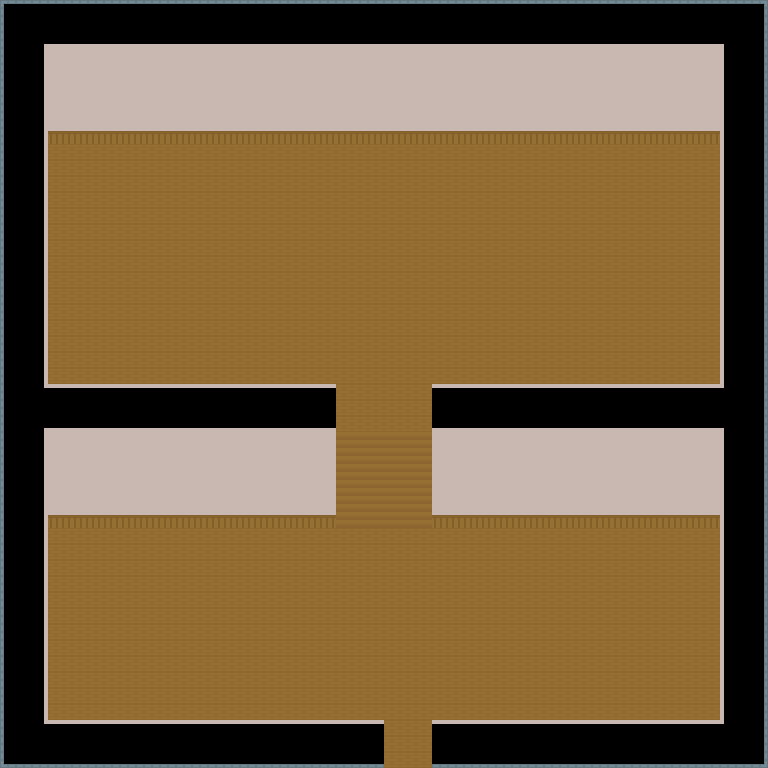

Rendered tile map (Tiled .tmx) drawn with the repository's tilesets; below, a short description and the full map source, tile grids included:
An orthogonal 16x16 tile map with 48x48 px tiles, 3 tile layers (Warstwa Kafelków 1, Warstwa Kafelków 2, Warstwa Kafelków 3).

<map version="1.10" tiledversion="1.10.1" orientation="orthogonal" renderorder="right-down" width="16" height="16" tilewidth="48" tileheight="48" infinite="0" nextlayerid="4" nextobjectid="1">
 <tileset firstgid="1" source="../workfiles/global_map_tileset.tsx" />
 <layer id="1" name="Warstwa Kafelków 1" width="16" height="16">
  <data encoding="csv">
43,33,33,33,33,33,33,33,33,33,33,33,33,33,33,44,
35,32,32,32,32,32,32,32,32,32,32,32,32,32,32,36,
35,31,31,31,31,31,31,31,31,31,31,31,31,31,31,36,
35,47,47,47,47,47,47,47,47,47,47,47,47,47,47,36,
35,47,47,47,47,47,47,47,47,47,47,47,47,47,47,36,
35,47,47,47,47,47,47,47,47,47,47,47,47,47,47,36,
35,47,47,47,47,47,47,47,47,47,47,47,47,47,47,36,
35,47,47,47,47,47,47,47,47,47,47,47,47,47,47,36,
40,42,42,42,42,42,42,47,47,42,42,42,42,42,42,38,
35,32,32,32,32,32,32,48,48,32,32,32,32,32,32,36,
35,31,31,31,31,31,31,48,48,31,31,31,31,31,31,36,
35,47,47,47,47,47,47,47,47,47,47,47,47,47,47,36,
35,47,47,47,47,47,47,47,47,47,47,47,47,47,47,36,
35,47,47,47,47,47,47,47,47,47,47,47,47,47,47,36,
35,47,47,47,47,47,47,47,47,47,47,47,47,47,47,36,
46,34,34,34,34,34,34,34,47,34,34,34,34,34,34,45
</data>
 </layer>
 <layer id="2" name="Warstwa Kafelków 2" width="16" height="16">
  <data encoding="csv">
0,0,0,0,0,0,0,0,0,0,0,0,0,0,0,0,
0,0,0,0,0,0,0,0,0,0,0,0,0,0,0,0,
0,0,0,0,0,0,0,0,0,0,0,0,0,0,0,0,
0,0,0,0,0,0,0,0,0,0,0,0,0,0,0,0,
0,0,0,0,0,0,0,0,0,0,0,0,0,0,0,0,
0,0,0,0,0,0,0,0,0,0,0,0,0,0,0,0,
0,0,0,0,0,0,0,0,0,0,0,0,0,0,0,0,
0,0,0,0,0,0,0,0,0,0,0,0,0,0,0,0,
0,0,0,0,0,0,0,0,0,0,0,0,0,0,0,0,
0,0,0,0,0,0,0,0,0,0,0,0,0,0,0,0,
0,0,0,0,0,0,0,0,0,0,0,0,0,0,0,0,
0,0,0,0,0,0,0,0,0,0,0,0,0,0,0,0,
0,0,0,0,0,0,0,0,0,0,0,0,0,0,0,0,
0,0,0,0,0,0,0,0,0,0,0,0,0,0,0,0,
0,0,0,0,0,0,0,0,0,0,0,0,0,0,0,0,
0,0,0,0,0,0,0,0,0,0,0,0,0,0,0,0
</data>
 </layer>
 <layer id="3" name="Warstwa Kafelków 3" width="16" height="16">
  <data encoding="csv">
0,0,0,0,0,0,0,0,0,0,0,0,0,0,0,0,
0,0,0,0,0,0,0,0,0,0,0,0,0,0,0,0,
0,0,0,0,0,0,0,0,0,0,0,0,0,0,0,0,
0,0,0,0,0,0,0,0,0,0,0,0,0,0,0,0,
0,0,0,0,0,0,0,0,0,0,0,0,0,0,0,0,
0,0,0,0,0,0,0,0,0,0,0,0,0,0,0,0,
0,0,0,0,0,0,0,0,0,0,0,0,0,0,0,0,
0,0,0,0,0,0,0,0,0,0,0,0,0,0,0,0,
0,0,0,0,0,0,0,0,0,0,0,0,0,0,0,0,
0,0,0,0,0,0,0,0,0,0,0,0,0,0,0,0,
0,0,0,0,0,0,0,0,0,0,0,0,0,0,0,0,
0,0,0,0,0,0,0,0,0,0,0,0,0,0,0,0,
0,0,0,0,0,0,0,0,0,0,0,0,0,0,0,0,
0,0,0,0,0,0,0,0,0,0,0,0,0,0,0,0,
0,0,0,0,0,0,0,0,0,0,0,0,0,0,0,0,
0,0,0,0,0,0,0,0,0,0,0,0,0,0,0,0
</data>
 </layer>
</map>
